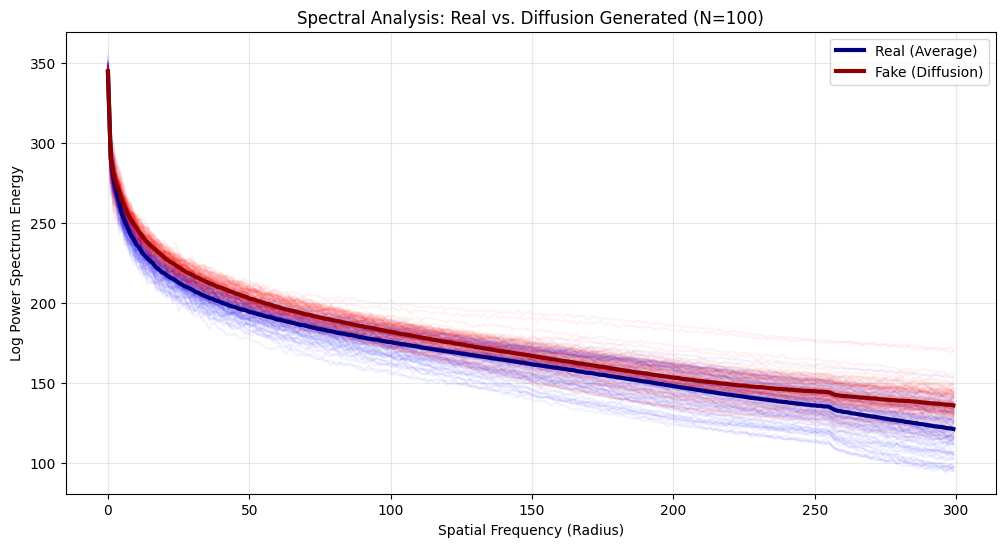
#> input picture spectral-analysis.png, 1005 x 547 px; its folder holds only this picture in this run
$ python -i spectral-analysis.py   (imports and definitions only)
#> lines starting #> are read from the running program, lines starting #| are printed output that depends on the picture
#program to compare spectral images

import numpy as np
import matplotlib.pyplot as plt
from PIL import Image
import os
from scipy import stats

# 1. UPDATED CORE FUNCTION (With Resizing) ---

def get_radial_profile(img_path):
    """
    Computes the 1D Azimuthal Radial Profile.
    NOW INCLUDES: Resizing to 512x512 to ensure consistent array lengths.
    """
#> called with img_path = 'spectral-analysis.png'
    try:
        # Load and convert to Grayscale
        img = Image.open(img_path).convert('L')
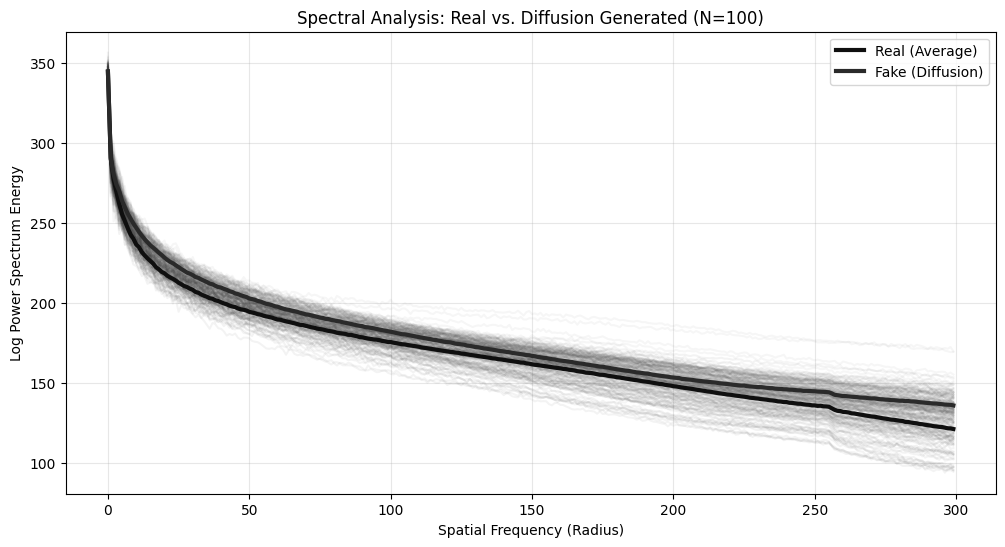
#> img: PIL image 1005x547 L; min 0, max 255, mean 242.7

        # [FIX] Resize to fixed 512x512 so all spectra align mathematically
        img = img.resize((512, 512), Image.Resampling.LANCZOS)
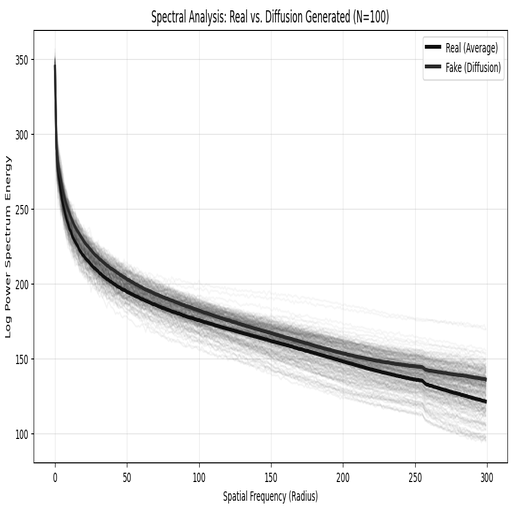
#> img: PIL image 512x512 L; min 0, max 255, mean 242.4

        img_array = np.array(img)

        # Compute DFT
        f_transform = np.fft.fft2(img_array)
        f_shift = np.fft.fftshift(f_transform)
        magnitude_spectrum = 20 * np.log(np.abs(f_shift) + 1e-8)
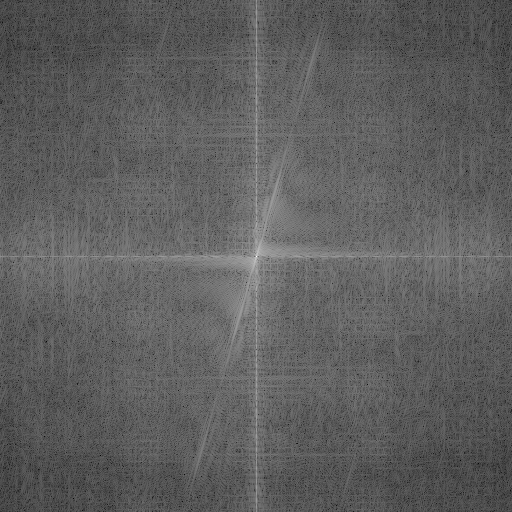
#> magnitude_spectrum: shape (512, 512) float64; min 53.68, max 359.3, mean 167.1; drawn with min black and max white

        # Azimuthal Integration
        h, w = magnitude_spectrum.shape
#> h = 512; w = 512
        center_y, center_x = h // 2, w // 2
#> center_y = 256; center_x = 256
        y, x = np.indices((h, w))
        r = np.sqrt((x - center_x)**2 + (y - center_y)**2).astype(int)

        # Average energy per radius
        tbin = np.bincount(r.ravel(), magnitude_spectrum.ravel())
#> tbin = 363 values, max 256236.4 at index 254, min 137.7 at index 362, mean 120687
        nr = np.bincount(r.ravel())
        radial_profile = tbin / (nr + 1e-8)
#> radial_profile = 363 values, max 359.3 at index 0, min 121.1 at index 361, mean 171.4

        # Return exactly 300 bins to be safe
        return radial_profile[:300], magnitude_spectrum

    except Exception as e:
        print(f"Error processing {img_path}: {e}")
        return None, None

# 2. EXECUTION & VISUALIZATION ---

# [44 lines left out: function compare_spectra, not called in this run]

# 3. RUN AND COMPARE ---
# [1 line not run here, left out]

>>> result = get_radial_profile('spectral-analysis.png')
